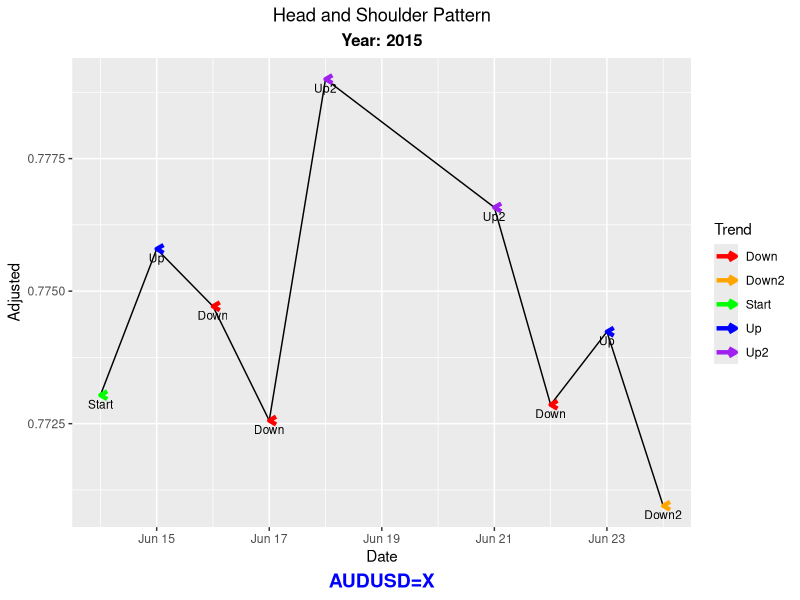

The R source for this figure:
library(ggplot2)
library(dplyr)

# Load the dataset
df <- read.table(text = "symbol	'date'	match_num	var_match	adjusted
AUDUSD=X	14-JUN-15	1	STRT	0.7730364799499512
AUDUSD=X	15-JUN-15	1	UP	0.7757951617240906
AUDUSD=X	16-JUN-15	1	DOWN	0.774713397026062
AUDUSD=X	17-JUN-15	1	DOWN	0.7725587487220764
AUDUSD=X	18-JUN-15	1	UP2	0.7789981961250305
AUDUSD=X	21-JUN-15	1	UP2	0.7765783667564392
AUDUSD=X	22-JUN-15	1	DOWN	0.7728572487831116
AUDUSD=X	23-JUN-15	1	UP	0.7742335200309753
AUDUSD=X	24-JUN-15	1	DOWN2	0.7709506154060364", header = TRUE)

# Convert date column to date format
df$date <- as.Date(df$date, format = "%d-%b-%y")

# Create a new column for the trend
df <- df |>
  mutate(trend = case_when(
    var_match == "STRT" ~ "Start",
    var_match == "UP" ~ "Up",
    var_match == "UP2" ~ "Up2",
    var_match == "DOWN2" ~ "Down2",
    TRUE ~ "Down"
  ))

# Create the plot
ggplot(df, aes(x = date, y = adjusted, group = 1)) +
  geom_line() +
  geom_segment(aes(x = date, xend = date, y = adjusted, yend = adjusted, color = trend), 
               arrow = arrow(length = unit(0.2, "cm"), angle = 30), size = 1.5) +
  geom_text(aes(x = date, y = adjusted, label = trend), size = 3, vjust = 1.5) +
  scale_color_manual(values = c("red", "orange","green", "blue", "purple")) +
  labs(title = "Head and Shoulder Pattern", 
       subtitle = "Year: 2015", 
       caption= "AUDUSD=X",
       x = "Date", y = "Adjusted", color = "Trend") +
  theme(plot.title = element_text(hjust = 0.5),
        plot.subtitle = element_text( size = 12, face = "bold", hjust=0.5),
        plot.caption = element_text(color = "blue", size = 14, face = "bold", hjust=0.5))